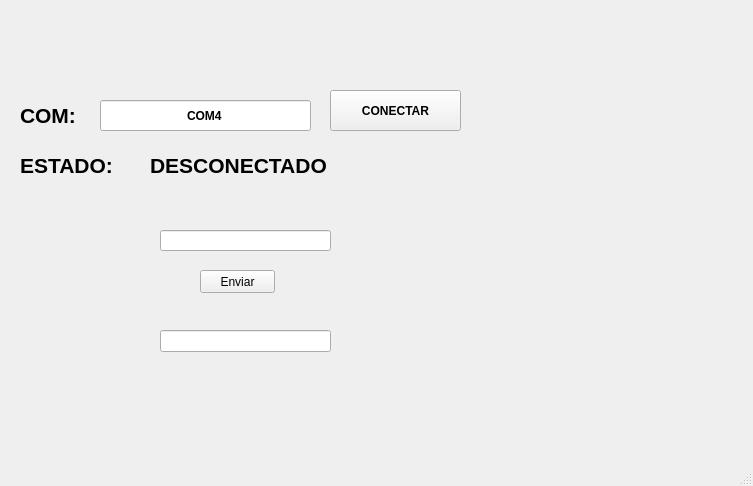
<?xml version="1.0" encoding="UTF-8"?>
<ui version="4.0">
 <class>MainWindow</class>
 <widget class="QMainWindow" name="MainWindow">
  <property name="geometry">
   <rect>
    <x>0</x>
    <y>0</y>
    <width>753</width>
    <height>486</height>
   </rect>
  </property>
  <property name="windowTitle">
   <string>MainWindow</string>
  </property>
  <widget class="QWidget" name="centralwidget">
   <widget class="QLabel" name="txt_estado">
    <property name="geometry">
     <rect>
      <x>150</x>
      <y>150</y>
      <width>231</width>
      <height>31</height>
     </rect>
    </property>
    <property name="font">
     <font>
      <pointsize>16</pointsize>
      <weight>75</weight>
      <bold>true</bold>
     </font>
    </property>
    <property name="text">
     <string>DESCONECTADO</string>
    </property>
   </widget>
   <widget class="QPushButton" name="btn_accion">
    <property name="geometry">
     <rect>
      <x>330</x>
      <y>90</y>
      <width>131</width>
      <height>41</height>
     </rect>
    </property>
    <property name="font">
     <font>
      <weight>75</weight>
      <bold>true</bold>
     </font>
    </property>
    <property name="text">
     <string>CONECTAR</string>
    </property>
   </widget>
   <widget class="QLabel" name="label_3">
    <property name="geometry">
     <rect>
      <x>20</x>
      <y>150</y>
      <width>121</width>
      <height>31</height>
     </rect>
    </property>
    <property name="font">
     <font>
      <pointsize>16</pointsize>
      <weight>75</weight>
      <bold>true</bold>
     </font>
    </property>
    <property name="text">
     <string>ESTADO:</string>
    </property>
   </widget>
   <widget class="QLineEdit" name="txt_com">
    <property name="geometry">
     <rect>
      <x>100</x>
      <y>100</y>
      <width>211</width>
      <height>31</height>
     </rect>
    </property>
    <property name="font">
     <font>
      <weight>75</weight>
      <bold>true</bold>
     </font>
    </property>
    <property name="text">
     <string>COM4</string>
    </property>
    <property name="alignment">
     <set>Qt::AlignCenter</set>
    </property>
   </widget>
   <widget class="QLabel" name="label_2">
    <property name="geometry">
     <rect>
      <x>20</x>
      <y>100</y>
      <width>61</width>
      <height>31</height>
     </rect>
    </property>
    <property name="font">
     <font>
      <pointsize>16</pointsize>
      <weight>75</weight>
      <bold>true</bold>
     </font>
    </property>
    <property name="text">
     <string>COM:</string>
    </property>
   </widget>
   <widget class="QLabel" name="label">
    <property name="geometry">
     <rect>
      <x>20</x>
      <y>20</y>
      <width>111</width>
      <height>51</height>
     </rect>
    </property>
    <property name="text">
     <string/>
    </property>
    <property name="pixmap">
     <pixmap>:/meme/Imagen/fians.jpg</pixmap>
    </property>
    <property name="scaledContents">
     <bool>true</bool>
    </property>
   </widget>
   <widget class="QLabel" name="label_4">
    <property name="geometry">
     <rect>
      <x>610</x>
      <y>20</y>
      <width>111</width>
      <height>51</height>
     </rect>
    </property>
    <property name="text">
     <string/>
    </property>
    <property name="pixmap">
     <pixmap>:/meme/Imagen/uat-logo.jpg</pixmap>
    </property>
    <property name="scaledContents">
     <bool>true</bool>
    </property>
   </widget>
   <widget class="QLabel" name="label_5">
    <property name="geometry">
     <rect>
      <x>570</x>
      <y>350</y>
      <width>151</width>
      <height>91</height>
     </rect>
    </property>
    <property name="text">
     <string/>
    </property>
    <property name="pixmap">
     <pixmap>:/meme/Imagen/logo_equipo.jpg</pixmap>
    </property>
    <property name="scaledContents">
     <bool>true</bool>
    </property>
   </widget>
   <widget class="QPushButton" name="btn_enviar">
    <property name="geometry">
     <rect>
      <x>200</x>
      <y>270</y>
      <width>75</width>
      <height>23</height>
     </rect>
    </property>
    <property name="text">
     <string>Enviar</string>
    </property>
   </widget>
   <widget class="QLineEdit" name="txt_numero">
    <property name="geometry">
     <rect>
      <x>160</x>
      <y>230</y>
      <width>171</width>
      <height>21</height>
     </rect>
    </property>
   </widget>
   <widget class="QLineEdit" name="txtRespuesta">
    <property name="geometry">
     <rect>
      <x>160</x>
      <y>330</y>
      <width>171</width>
      <height>22</height>
     </rect>
    </property>
    <property name="readOnly">
     <bool>true</bool>
    </property>
   </widget>
  </widget>
  <widget class="QMenuBar" name="menubar">
   <property name="geometry">
    <rect>
     <x>0</x>
     <y>0</y>
     <width>753</width>
     <height>26</height>
    </rect>
   </property>
  </widget>
  <widget class="QStatusBar" name="statusbar"/>
 </widget>
 <resources>
  <include location="../../Recursos.qrc"/>
 </resources>
 <connections/>
</ui>
